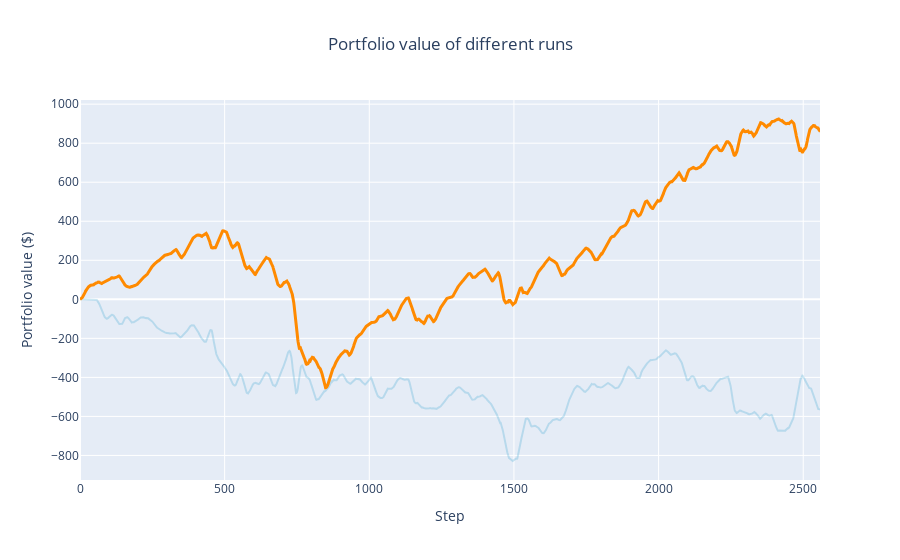
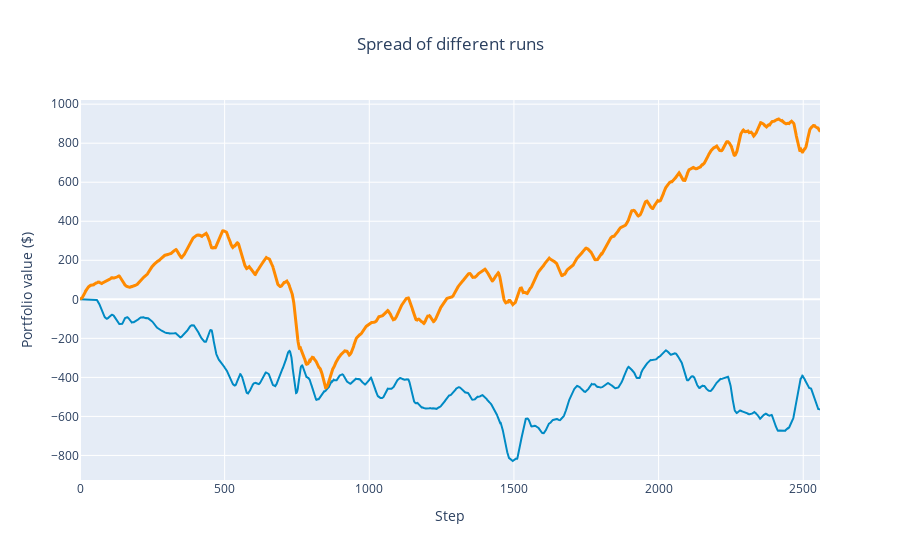

Notebook source saved alongside these figures, in order:
### Code cell
plot_runs('logs-test')

### Figure 1 — Plotly figure (JSON) as saved in the notebook; plotly's stock layout.template omitted (floating-point values rounded to 4 significant figures; data arrays with more than 128 entries replaced by an {"elided": "..."} marker saying what was removed)
{"data": [{"line": {"color": "rgba(0, 138, 196, 0.2)"}, "mode": "lines", "name": "Run 1", "type": "scatter", "x": {"elided": "2559 int values"}, "y": {"elided": "2559 float values"}}, {"line": {"color": "#ff8a00", "width": 3}, "mode": "lines", "name": "Original", "type": "scatter", "x": {"elided": "2559 int values"}, "y": {"elided": "2559 float values"}}], "layout": {"showlegend": false, "title": {"text": "Portfolio value of different runs", "x": 0.5}, "xaxis": {"title": {"text": "Step"}}, "yaxis": {"title": {"text": "Portfolio value ($)"}}}}

### Figure 2 — Plotly figure (JSON) as saved in the notebook; plotly's stock layout.template omitted (floating-point values rounded to 4 significant figures; data arrays with more than 128 entries replaced by an {"elided": "..."} marker saying what was removed)
{"data": [{"hoverinfo": "skip", "line": {"width": 0}, "mode": "lines", "type": "scatter", "x": {"elided": "2559 int values"}, "y": {"elided": "2559 float values"}}, {"fill": "tonexty", "fillcolor": "rgba(0, 138, 196, 0.1)", "line": {"color": "#008ac4", "width": 2}, "mode": "lines", "type": "scatter", "x": {"elided": "2559 int values"}, "y": {"elided": "2559 float values"}}, {"fill": "tonexty", "fillcolor": "rgba(0, 138, 196, 0.1)", "hoverinfo": "skip", "line": {"width": 0}, "mode": "lines", "type": "scatter", "x": {"elided": "2559 int values"}, "y": {"elided": "2559 float values"}}, {"line": {"color": "#ff8a00", "width": 3}, "mode": "lines", "name": "Original", "type": "scatter", "x": {"elided": "2559 int values"}, "y": {"elided": "2559 float values"}}], "layout": {"showlegend": false, "title": {"text": "Spread of different runs", "x": 0.5}, "xaxis": {"title": {"text": "Step"}}, "yaxis": {"title": {"text": "Portfolio value ($)"}}}}
